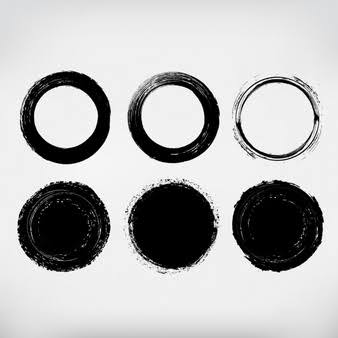
#> input picture images (1).jpeg, 338 x 338 px
$ python htc.py 'images (1).jpeg'
#> lines starting #> are read from the running program, lines starting #| are printed output that depends on the picture; after the words box and inside, x2 and y2 are one past the last pixel; in counts of white or black regions, pixels touching at a corner belong together
import sys
import cv2 as cv
import numpy as np
def main(argv):

    default_file = 'smarties.png'
    filename = argv[0] if len(argv) > 0 else default_file
    # Loads an image
    src = cv.imread(cv.samples.findFile(filename), cv.IMREAD_COLOR)
#> src is the input picture: shape (338, 338, 3); mean B, G, R 183, 182.9, 182.9
    # Check if image is loaded fine
    if src is None:
        print ('Error opening image!')
        print ('Usage: hough_circle.py [image_name -- default ' + default_file + '] \n')
        return -1


    gray = cv.cvtColor(src, cv.COLOR_BGR2GRAY)


    gray = cv.medianBlur(gray, 5)
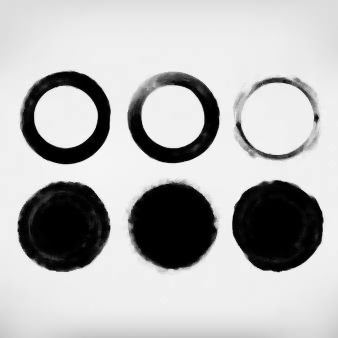
#> gray: shape (338, 338); min 0, max 248, mean 182.8


    rows = gray.shape[0]
#> rows = 338
    param0 = int(20 if rows / 8 < 20 else 50 if rows / 12 > 50 else rows / 12)
#> param0 = 28
    param1 = int(100 if rows * 1.5 < 100 else 500 if rows * 1.5 > 500  else rows * 1.5)
#> param1 = 500
    param2 = int(20 if rows / 12 < 20 else 45 if rows / 12 > 45 else rows / 12)
#> param2 = 28

    print(rows, param0, param1, param2)
#| 338 28 500 28
    circles = cv.HoughCircles(gray, cv.HOUGH_GRADIENT, 1, param0,
                               param1=param1, param2=param2,
                               minRadius=0, maxRadius=int(rows / 4.5))
#> circles = [[65.5, 117.5, 46.1], [171.5, 225.5, 42.7], [172.5, 116.5, 31.8], [276.5, 120.5, 38.5], [277.5, 224.5, 45.4], [65.5, 228.5, 47.7]]


    if circles is not None:
        circles = np.uint16(np.around(circles))
#> circles = [[66, 118, 46], [172, 226, 43], [172, 116, 32], [276, 120, 38], [278, 224, 45], [66, 228, 48]]
        for i in circles[0, :]:
            center = (i[0], i[1])
            # circle center
            cv.circle(src, center, 1, (0, 100, 100), 3)
            # circle outline
            radius = i[2]
            cv.circle(src, center, radius, (255, 0, 255), 3)
#> this loop made 6 passes
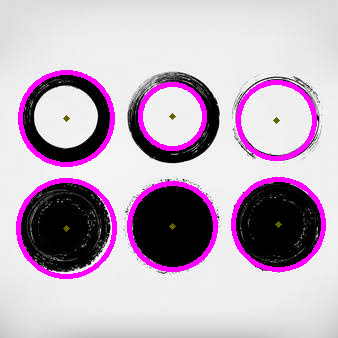
#> src: shape (338, 338, 3); 7.03% of pixels changed, all inside (x1, y1, x2, y2) = (16, 70, 326, 279)


    cv.imshow("detected circles", src)
    cv.waitKey(0)

    return 0
if __name__ == "__main__":
    main(sys.argv[1:])

$ run again, on planet.jpeg
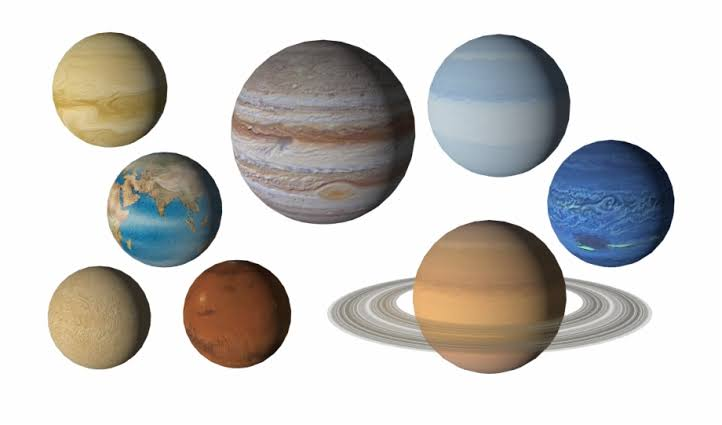
#> input picture planet.jpeg, 722 x 425 px
#> in main, src is the input picture: shape (425, 722, 3); mean B, G, R 197.3, 200.6, 203.1
#> in main, `gray = cv.cvtColor(src, cv.COLOR_BGR2GRAY)`:
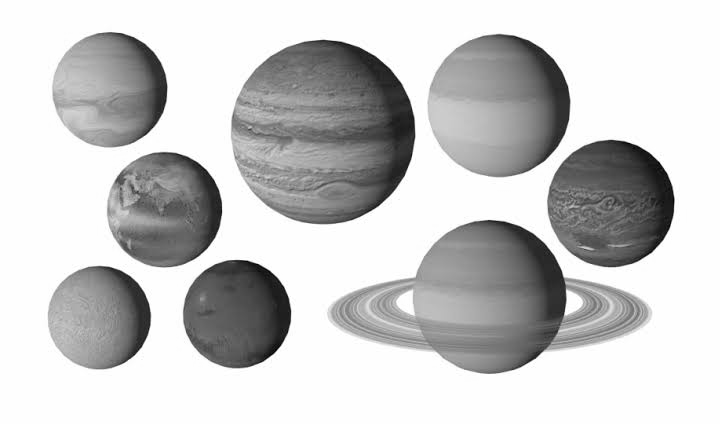
#> gray: shape (425, 722); min 1, max 255, mean 201
#| 425 35 500 35
#> in main, `circles = cv.HoughCircles(gray, cv.HOUGH_GRADIENT, 1, param0, param1=p..`: circles = [[489.5, 296.5, 76.2], [321.5, 131.5, 92.2], [109.5, 89.5, 58], [499.5, 105.5, 71.5], [164.5, 208.5, 57.5], [235.5, 313.5, 54], [610.5, 204.5, 62.8], [99.5, 316.5, 50.7]]
#> in main, `circles = np.uint16(np.around(circles))`: circles = [[490, 296, 76], [322, 132, 92], [110, 90, 58], [500, 106, 72], [164, 208, 58], [236, 314, 54], [610, 204, 63], [100, 316, 51]]
#> the loop in main, `for i in circles[0, :]:` made 8 passes
#> after the loop in main, `for i in circles[0, :]:`:
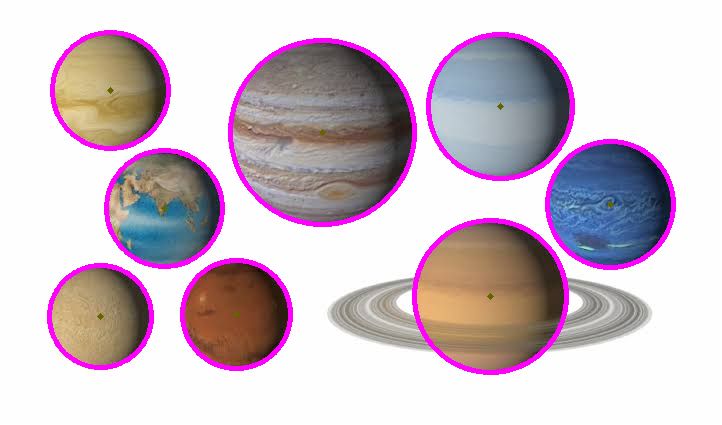
#> src: shape (425, 722, 3); 5.35% of pixels changed, all inside (x1, y1, x2, y2) = (47, 30, 676, 375)
